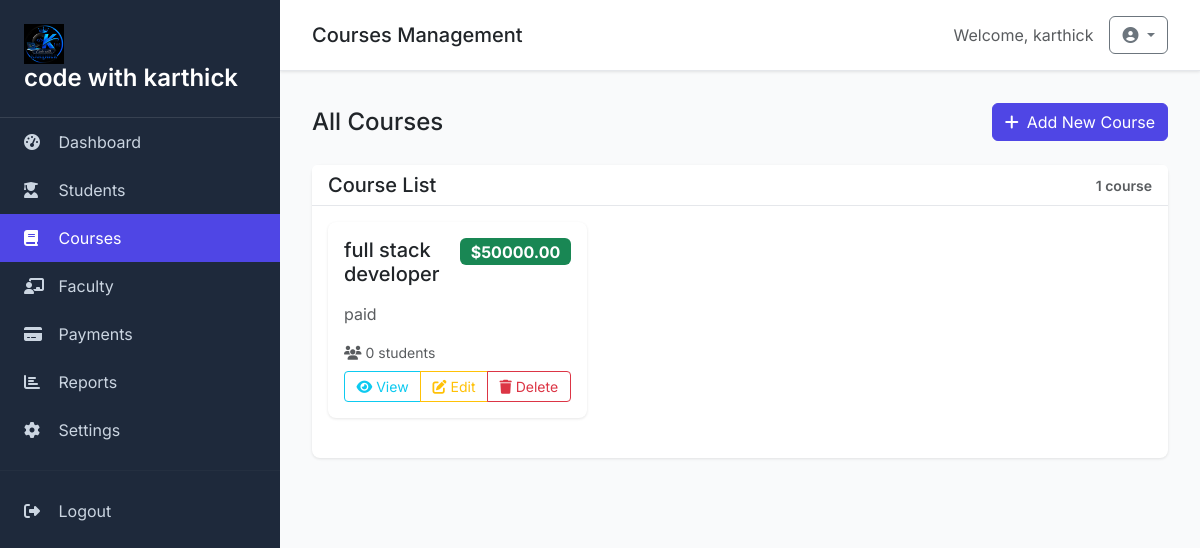
The app's page /courses/ (signed in) with its own data.
### myapp/models.py (models this page shows, shortened)
class SiteSetting(models.Model):
    site_name = models.CharField(max_length=200, default='Student Management System')
    logo = models.ImageField(upload_to='logos/', blank=True, null=True)
    footer_text = models.TextField(blank=True, null=True)
    created_at = models.DateTimeField(auto_now_add=True)
    updated_at = models.DateTimeField(auto_now=True)
    class Meta:
        verbose_name = 'Site Setting'
        verbose_name_plural = 'Site Settings'

class Course(models.Model):
    name = models.CharField(max_length=100)
    fee = models.DecimalField(max_digits=10, decimal_places=2)
    description = models.TextField()

### myapp/views.py (the view)
# urls.py: path('courses/', views.course_list, name='course_list'),
@login_required
def course_list(request):
    courses = Course.objects.all()
    settings = SiteSetting.objects.first()
    return render(request, "course/list.html", {
        "courses": courses,
        "settings": settings
    })

### templates/course/list.html (shortened to what this page needs)
{% extends 'base.html' %}
{% block page_title %}Courses Management{% endblock %}
{% block content %}
<div class="row mb-4">
    <div class="col-12">
        <div class="d-flex justify-content-between align-items-center">
            <h4 class="mb-0">All Courses</h4>
            <a href="{% url 'course_add' %}" class="btn btn-primary">
                <i class="fas fa-plus me-2"></i>Add New Course
            </a>
        </div>
    </div>
</div>
<div class="row">
    <div class="col-12">
        <div class="card">
            <div class="card-header d-flex justify-content-between align-items-center">
                <h5 class="mb-0">Course List</h5>
                <small class="text-muted">{{ courses|length }} course{{ courses|length|pluralize }}</small>
            </div>
            <div class="card-body">
                {% if courses %}
                    <div class="row">
                        {% for course in courses %}
                        <div class="col-lg-4 col-md-6 mb-4">
                            <div class="card h-100 course-card">
                                <div class="card-body">
                                    <div class="d-flex justify-content-between align-items-start mb-3">
                                        <h5 class="card-title mb-0">{{ course.name }}</h5>
                                        <span class="badge bg-success fs-6">${{ course.fee|floatformat:2 }}</span>
                                    </div>
                                    <p class="card-text text-muted">{{ course.description|truncatewords:15 }}</p>
                                    <div class="mt-auto">
                                        <small class="text-muted d-block mb-2">
                                            <i class="fas fa-users me-1"></i>{{ course.students.count }} student{{ course.students.count|pluralize }}
                                        </small>
                                        <div class="btn-group w-100">
                                            <a href="{% url 'course_detail' course.pk %}" class="btn btn-outline-info btn-sm">
                                                <i class="fas fa-eye"></i> View
                                            </a>
                                            <a href="{% url 'course_update' course.pk %}" class="btn btn-outline-warning btn-sm">
                                                <i class="fas fa-edit"></i> Edit
                                            </a>
                                            <a href="{% url 'course_delete' course.pk %}" class="btn btn-outline-danger btn-sm"
                                               onclick="return confirm('Are you sure you want to delete this course?')">
                                                <i class="fas fa-trash"></i> Delete
                                            </a>
                                        </div>
                                    </div>
                                </div>
                            </div>
                        </div>
                        {% endfor %}
                    </div>
                {% endif %}
            </div>
        </div>
    </div>
</div>
{% endblock %}

### templates/base.html (shortened to what this page needs)
<!DOCTYPE html>
{% load static %}
<html lang="en">
<head>
    <link href="https://cdn.jsdelivr.net/npm/bootstrap@5.3.0/dist/css/bootstrap.min.css" rel="stylesheet">
    <link href="https://cdnjs.cloudflare.com/ajax/libs/font-awesome/6.4.0/css/all.min.css" rel="stylesheet">
</head>
<body>
    <div class="sidebar">
        <div class="sidebar-brand">
            {% if settings.logo %}
                <img src="{{ settings.logo.url }}" alt="Logo" height="40" class="me-2">
            {% endif %}
            <h4>{{ settings.site_name|default:'SMS' }}</h4>
        </div>
        <nav class="nav flex-column">
            <a class="nav-link {% if request.resolver_match.url_name == 'dashboard' %}active{% endif %}" href="{% url 'dashboard' %}">
                <i class="fas fa-tachometer-alt"></i> Dashboard
            </a>
            <a class="nav-link {% if 'student' in request.resolver_match.url_name %}active{% endif %}" href="{% url 'student_list' %}">
                <i class="fas fa-user-graduate"></i> Students
            </a>
            <a class="nav-link {% if 'course' in request.resolver_match.url_name %}active{% endif %}" href="{% url 'course_list' %}">
                <i class="fas fa-book"></i> Courses
            </a>
            <a class="nav-link {% if 'faculty' in request.resolver_match.url_name %}active{% endif %}" href="{% url 'faculty_list' %}">
                <i class="fas fa-chalkboard-teacher"></i> Faculty
            </a>
            <a class="nav-link {% if 'payment' in request.resolver_match.url_name %}active{% endif %}" href="{% url 'payment_list' %}">
                <i class="fas fa-credit-card"></i> Payments
            </a>
            <a class="nav-link {% if request.resolver_match.url_name == 'reports' %}active{% endif %}" href="{% url 'reports' %}">
                <i class="fas fa-chart-bar"></i> Reports
            </a>
            <a class="nav-link {% if request.resolver_match.url_name == 'settings' %}active{% endif %}" href="{% url 'settings' %}">
                <i class="fas fa-cog"></i> Settings
            </a>
            <hr class="my-3" style="border-color: #374151;">
            <a class="nav-link" href="{% url 'logout' %}">
                <i class="fas fa-sign-out-alt"></i> Logout
            </a>
        </nav>
    </div>
    <div class="main-content">
        <div class="topbar d-flex justify-content-between align-items-center">
            <h5 class="mb-0">{% block page_title %}Dashboard{% endblock %}</h5>
            <div class="d-flex align-items-center">
                <span class="text-muted me-3">Welcome, {{ user.get_full_name|default:user.username }}</span>
                <div class="dropdown">
                    <button class="btn btn-outline-secondary dropdown-toggle" type="button" data-bs-toggle="dropdown">
                        <i class="fas fa-user-circle"></i>
                    </button>
                </div>
            </div>
        </div>
        {% block content %}{% endblock %}
    </div>
</body>
</html>

### templates/base.html (style rules this page uses)
:root { --primary-color: #4f46e5; --secondary-color: #6366f1; --success-color: #10b981; --danger-color: #ef4444; --warning-color: #f59e0b; --info-color: #3b82f6; --dark-color: #1f2937; --light-color: #f9fafb; --sidebar-bg: #1e293b; --sidebar-text: #cbd5e1; }
body { font-family: 'Inter', sans-serif; background-color: var(--light-color); }
.sidebar { background: var(--sidebar-bg); min-height: 100vh; position: fixed; top: 0; left: 0; width: 280px; z-index: 1000; transition: all 0.3s ease; }
.sidebar-brand { padding: 1.5rem; border-bottom: 1px solid #374151; }
.sidebar-brand h4 { color: white; margin: 0; font-weight: 600; }
.nav-link { color: var(--sidebar-text) !important; padding: 0.75rem 1.5rem; border-radius: 0; transition: all 0.3s ease; }
.nav-link:hover, .nav-link.active { background: var(--primary-color); color: white !important; }
.nav-link i { width: 20px; margin-right: 10px; }
.main-content { margin-left: 280px; padding: 2rem; }
.topbar { background: white; padding: 1rem 2rem; margin: -2rem -2rem 2rem -2rem; box-shadow: 0 1px 3px rgba(0,0,0,0.1); border-bottom: 1px solid #e5e7eb; }
.card { border: none; box-shadow: 0 1px 3px rgba(0,0,0,0.1); border-radius: 8px; }
.card-header { background: white; border-bottom: 1px solid #e5e7eb; font-weight: 600; }
.btn-primary { background: var(--primary-color); border-color: var(--primary-color); }

### templates/course/list.html (style rules this page uses)
.course-card { transition: transform 0.2s ease, box-shadow 0.2s ease; }

### records on screen
SiteSetting: logo (picture), site_name "code with karthick"
Course: name "full stack developer", fee "50000.00", description "paid", students.count "0"

### other values on screen
{{ user.get_full_name|default:user.username }} "karthick"
{{ courses|length }} "1"
